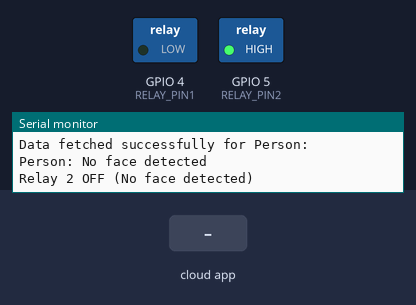
Recording of a sketch running on a simulated ESP8266 (NodeMCU). On the bench: switched loads named in the sketch (green lamp = pin HIGH), the last lines printed to the serial monitor. The inputs (shaded band) are chosen by the test bench. WiFi joins after 1.5 s; servers stay silent unless stated; the Firebase database answers and starts empty.

Above: at 3.0 s.
3.1 s: the phone or cloud app sets Person to 0
At 4.9 s:
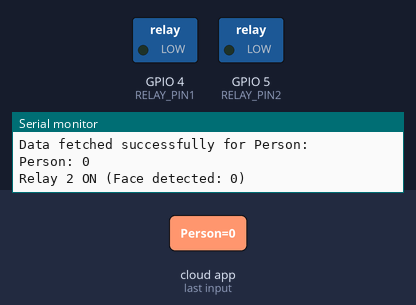
Timing chart, 0 to 6.4 s (numbered marks = the images above; inputs shaded):
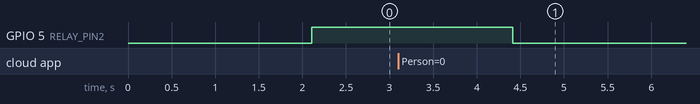

Measured:
- after the input at 3.1 s, GPIO 5 (RELAY_PIN2): HIGH → LOW after 1.3 s

The sketch:

codee.ino
```cpp
#if defined(ESP32)
#include <WiFi.h>
#elif defined(ESP8266)
#include <ESP8266WiFi.h>
#endif

#include <Firebase_ESP_Client.h>

// Include token generation and helper functions
#include <addons/TokenHelper.h>
#include <addons/RTDBHelper.h>

// WiFi Credentials
#define WIFI_SSID "ROCKSTAR"         // Replace with your Wi-Fi SSID
#define WIFI_PASSWORD "1234567890" // Replace with your Wi-Fi Password

// Firebase Configuration
#define API_KEY "AIzaSyAZiwEWb7rEHtml1KqOV6iapEQ8Yorc2c8"                 // Replace with your Firebase API Key
#define DATABASE_URL "https://iotpro-ea2f4-default-rtdb.asia-southeast1.firebasedatabase.app/"     // Replace with your Firebase Database URL

// Firebase Objects
FirebaseData fbdo;
FirebaseAuth auth;
FirebaseConfig config;

// Variables for Firebase
bool signupOK = false;

// Relay Pin Configuration
#define RELAY_PIN1 4 // Pin for Relay 1
#define RELAY_PIN2 5 // Pin for Relay 2 (Adjust as needed)

// WiFi Connection Function
void connectToWiFi() {
  WiFi.begin(WIFI_SSID, WIFI_PASSWORD);
  Serial.print("Connecting to Wi-Fi");
  while (WiFi.status() != WL_CONNECTED) {
    Serial.print(".");
    delay(500);
  }
  Serial.println("\nConnected to Wi-Fi");
}

// Function to Post Initial Data to Firebase
void postInitialData() {
  String initialPersonData = "No face detected";
  String initialConfidenceData = "0"; // Confidence is 0 when no face detected

  Firebase.RTDB.setString(&fbdo, "Face_Recognition/Person", initialPersonData);  // Post "No face detected"
  Firebase.RTDB.setString(&fbdo, "Face_Recognition/Confidence", initialConfidenceData);  // Post confidence 0

  Serial.println("Initial data posted to Firebase:");
  Serial.println("Person: No face detected, Confidence: 0");
}

// Setup Function
void setup() {
  Serial.begin(115200);

  // Initialize Relay Pins
  pinMode(RELAY_PIN1, OUTPUT);
  digitalWrite(RELAY_PIN1, LOW); // Ensure Relay 1 is off initially
  pinMode(RELAY_PIN2, OUTPUT);
  digitalWrite(RELAY_PIN2, LOW); // Ensure Relay 2 is off initially

  // Connect to WiFi
  connectToWiFi();

  // Firebase Initialization
  config.api_key = API_KEY;
  config.database_url = DATABASE_URL;

  // Firebase sign-up (optional for anonymous auth)
  if (Firebase.signUp(&config, &auth, "", "")) {
    signupOK = true;
    Serial.println("Firebase Sign-Up Successful");
  } else {
    Serial.printf("Sign-Up Error: %s\n", config.signer.signupError.message.c_str());
  }

  // Begin Firebase
  Firebase.begin(&config, &auth);
  Firebase.reconnectWiFi(true);

  // Post initial data to Firebase (Person: "No face detected", Confidence: 0)
  postInitialData();
}

void loop() {
  if (Firebase.ready() && signupOK) {
    // Fetch data for Relay 1 (Confidence)
    String databasePath1 = "Face_Recognition/Confidence";
    if (Firebase.RTDB.getString(&fbdo, databasePath1)) {
      if (fbdo.dataType() == "string") {
        String confidenceData = fbdo.stringData();
        Serial.println("Data fetched successfully for Relay 1:");
        Serial.println("Confidence: " + confidenceData);

        // Convert confidenceData to integer
        int confidence = confidenceData.toInt();

        // Control Relay 1 based on Confidence
        if (confidence > 80) {
          digitalWrite(RELAY_PIN1, HIGH); // Turn Relay 1 ON
          Serial.println("Relay 1 ON (Confidence > 80)");
        } else {
          digitalWrite(RELAY_PIN1, LOW); // Turn Relay 1 OFF
          Serial.println("Relay 1 OFF (Confidence <= 80)");
        }
      } else {
        Serial.println("Unexpected data type for Confidence");
      }
    } else {
      Serial.printf("Firebase Get Error for Confidence: %s\n", fbdo.errorReason().c_str());
    }

    // Fetch data for Relay 2 (Person Detection)
    String databasePath2 = "Face_Recognition/Person";
    if (Firebase.RTDB.getString(&fbdo, databasePath2)) {
      if (fbdo.dataType() == "string") {
        String personData = fbdo.stringData();
        Serial.println("Data fetched successfully for Person:");
        Serial.println("Person: " + personData);

        // Check if "No face detected" and control Relay 2
        if (personData == "No face detected") {
          digitalWrite(RELAY_PIN2, HIGH); // Turn Relay 2 OFF
          Serial.println("Relay 2 OFF (No face detected)");
        } else {
          digitalWrite(RELAY_PIN2, LOW); // Turn Relay 2 ON
          Serial.println("Relay 2 ON (Face detected: " + personData + ")");
        }
      } else {
        Serial.println("Unexpected data type for Person");
      }
    } else {
      Serial.printf("Firebase Get Error for Person: %s\n", fbdo.errorReason().c_str());
    }
  }

  delay(2000); // Fetch data every 2 seconds
}
```
